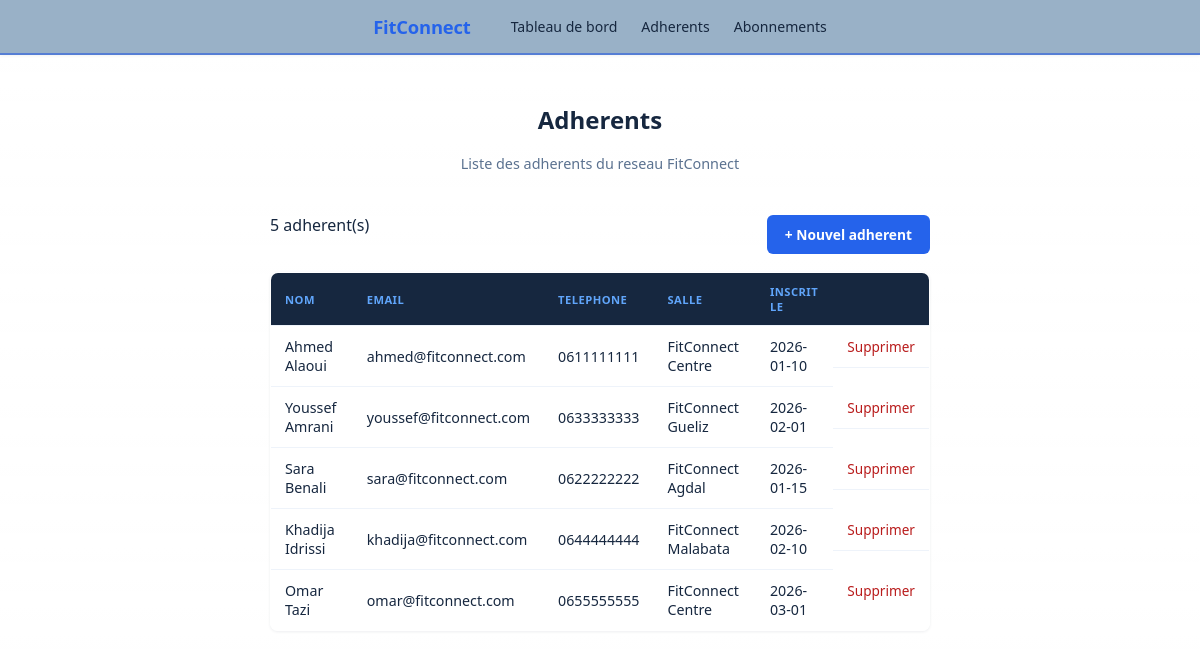
The page /public/index.php?page=adherents on the database its author committed.
### tables this page shows
CREATE TABLE adherents (
    id_adherent INT AUTO_INCREMENT PRIMARY KEY,
    nom VARCHAR(100) NOT NULL,
    prenom VARCHAR(100) NOT NULL,
    email VARCHAR(150) NOT NULL,
    telephone VARCHAR(30),
    date_inscription DATE NOT NULL,
    id_salle INT NOT NULL,
    FOREIGN KEY (id_salle) REFERENCES salles(id_salle)
);

CREATE TABLE salles (
    id_salle INT AUTO_INCREMENT PRIMARY KEY,
    nom VARCHAR(100) NOT NULL,
    adresse VARCHAR(255) NOT NULL,
    ville VARCHAR(100) NOT NULL
);

### app/Controllers/AdherentController.php (called while the page is built, shortened)
<?php
class AdherentController
{
    private AdherentService $adherentService;
    private PDO $pdo;
    public function __construct(PDO $pdo)
    {
        $this->pdo = $pdo;
        $this->adherentService = new AdherentService(new AdherentRepository($pdo));
    }
    public function index(): void
    {
        $adherents = $this->adherentService->listerTous();
        $salles = $this->pdo->query('SELECT * FROM salles ORDER BY nom')->fetchAll();
        require __DIR__ . '/../../views/adherents/index.php';
    }
}

### vendor_autoload.php (called while the page is built, shortened)
<?php
spl_autoload_register(function (string $class): void {
    $prefixes = [
        'App\\'    => __DIR__ . '/app/',
        'Config\\' => __DIR__ . '/config/',
    ];
    foreach ($prefixes as $prefix => $baseDir) {
        if (strncmp($prefix, $class, strlen($prefix)) === 0) {
            $relative = substr($class, strlen($prefix));
            $file = $baseDir . str_replace('\\', '/', $relative) . '.php';
            if (file_exists($file)) {
                return;
            }
        }
    }
});

### app/Services/AdherentService.php (called while the page is built, shortened)
<?php
class AdherentService
{
    private AdherentRepository $adherentRepository;
    public function __construct(AdherentRepository $adherentRepository)
    {
        $this->adherentRepository = $adherentRepository;
    }
    public function listerTous(): array
    {
        return $this->adherentRepository->findAll();
    }
}

### app/Repositories/AdherentRepository.php (called while the page is built, shortened)
<?php
class AdherentRepository
{
    private PDO $pdo;
    public function __construct(PDO $pdo)
    {
        $this->pdo = $pdo;
    }
    public function findAll(): array
    {
        $stmt = $this->pdo->query('SELECT * FROM adherents ORDER BY nom, prenom');
        return array_map(fn($row) => Adherent::fromArray($row), $stmt->fetchAll());
    }
}

### app/Entities/Adherent.php (called while the page is built, shortened)
<?php
class Adherent
{
    private ?int $idAdherent;
    private string $nom;
    private string $prenom;
    private string $email;
    private ?string $telephone;
    private string $dateInscription;
    public function __construct(
        string $nom,
        string $prenom,
        string $email,
        ?string $telephone,
        string $dateInscription,
        int $idSalle,
        ?int $idAdherent = null
    ) {
        $this->nom = $nom;
        $this->prenom = $prenom;
        $this->email = $email;
        $this->telephone = $telephone;
        $this->dateInscription = $dateInscription;
        $this->idAdherent = $idAdherent;
    }
    public static function fromArray(array $row): self
    {
        return new self(
            $row['nom'],
            $row['prenom'],
            $row['email'],
            $row['telephone'] ?? null,
            $row['date_inscription'],
            (int) $row['id_salle'],
            isset($row['id_adherent']) ? (int) $row['id_adherent'] : null
        );
    }
    public function getIdAdherent(): ?int { return $this->idAdherent; }
    public function getEmail(): string { return $this->email; }
    public function getTelephone(): ?string { return $this->telephone; }
    public function getDateInscription(): string { return $this->dateInscription; }
    public function getNomComplet(): string { return $this->prenom . ' ' . $this->nom; }
}

### views/adherents/index.php (the view, shortened to what this page needs)
<?php require __DIR__ . '/../partials/nav.php'; ?>
<div class="container">
    <h1>Adherents</h1>
    <p class="subtitle">Liste des adherents du reseau FitConnect</p>
    <div class="top-actions">
        <span><?= count($adherents) ?> adherent(s)</span>
        <a class="btn-primary" href="index.php?page=adherents&action=create">+ Nouvel adherent</a>
    </div>
    <table>
        <thead>
        <tr>
            <th>Nom</th><th>Email</th><th>Telephone</th><th>Salle</th><th>Inscrit le</th><th></th>
        </tr>
        </thead>
        <tbody>
        <?php foreach ($adherents as $a): ?>
            <?php
                $salleNom = '#' . $a->getIdSalle();
                foreach ($salles as $s) {
                    if ((int)$s['id_salle'] === $a->getIdSalle()) { $salleNom = $s['nom']; break; }
                }
            ?>
            <tr>
                <td><?= htmlspecialchars($a->getNomComplet()) ?></td>
                <td><?= htmlspecialchars($a->getEmail()) ?></td>
                <td><?= htmlspecialchars($a->getTelephone() ?? '-') ?></td>
                <td><?= htmlspecialchars($salleNom) ?></td>
                <td><?= htmlspecialchars($a->getDateInscription()) ?></td>
                <td class="actions">
                    <a class="btn-danger" href="index.php?page=adherents&delete=<?= $a->getIdAdherent() ?>"
                       onclick="return confirm('Supprimer cet adherent ?');">Supprimer</a>
                </td>
            </tr>
        <?php endforeach; ?>
        </tbody>
    </table>
</div>

### public/assets/style.css (style rules this page uses)
* { box-sizing: border-box; }
body { font-family: 'Segoe UI', Arial, sans-serif; background: linear-gradient(rgba(255, 255, 255, 0.75), rgba(255, 255, 255, 0.658)), url('https://images.pexels.com/photos/1552242/pexels-photo-1552242.jpeg?auto=compress&cs=tinysrgb&w=1920') no-repeat center center fixed !important; background-size: cover !important; margin: 0; color: #16273f; }
.container { max-width: 700px; margin: 32px auto; padding: 0 20px; display: flex; flex-direction: column; align-items: center; text-align: center; }
h1 { font-size: 1.5rem; margin-bottom: 4px; color: #16273f; font-weight: 700; }
.subtitle { color: #5b7290; margin-bottom: 22px; font-size: .9rem; }
table { width: 100%; border-collapse: collapse; background: rgba(255, 255, 255, 0.95); backdrop-filter: blur(8px); border: 1px solid #d7e3f4; border-radius: 8px; overflow: hidden; box-shadow: 0 1px 3px rgba(22, 39, 63, .08); text-align: left; }
th, td { text-align: left; padding: 11px 14px; border-bottom: 1px solid #eef3fa; font-size: .89rem; }
th { background: #16273f; text-transform: uppercase; font-size: .7rem; letter-spacing: .04em; color: #60a5fa; font-weight: 700; }
tr:last-child td { border-bottom: none; }
button, .btn-primary { margin-top: 20px; background: #2563eb; border: none; padding: 10px 18px; border-radius: 6px; font-weight: 600; cursor: pointer; color: #ffffff; font-size: .86rem; }
.btn-danger { color: #b91c1c; text-decoration: none; font-size: .85rem; font-weight: 500; }
.actions { display: flex; gap: 10px; }
.top-actions { margin-bottom: 18px; display: flex; justify-content: space-between; align-items: center; width: 100%; }
.btn-primary { text-decoration: none; display: inline-block; }

### rows shown on the page
adherents: $a->getNomComplet() "Ahmed Alaoui", email "ahmed@fitconnect.com", telephone "0611111111", id_salle.nom "FitConnect Centre", date_inscription "2026-01-10"
adherents: $a->getNomComplet() "Youssef Amrani", email "youssef@fitconnect.com", telephone "0633333333", id_salle.nom "FitConnect Gueliz", date_inscription "2026-02-01"
adherents: $a->getNomComplet() "Sara Benali", email "sara@fitconnect.com", telephone "0622222222", id_salle.nom "FitConnect Agdal", date_inscription "2026-01-15"
adherents: $a->getNomComplet() "Khadija Idrissi", email "khadija@fitconnect.com", telephone "0644444444", id_salle.nom "FitConnect Malabata", date_inscription "2026-02-10"
adherents: $a->getNomComplet() "Omar Tazi", email "omar@fitconnect.com", telephone "0655555555", id_salle.nom "FitConnect Centre", date_inscription "2026-03-01"

### other values the page prints
count($adherents) "5"
